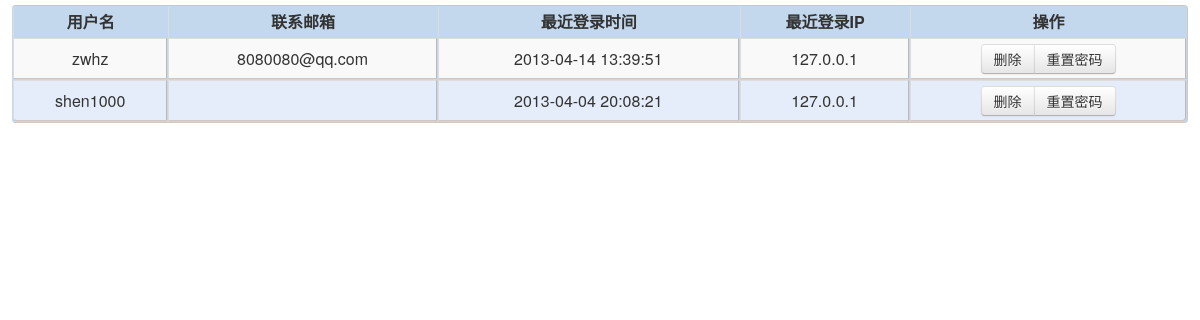
The page /mangerUser.php (signed in) on the database its author committed.
### tables this page shows
CREATE TABLE `user` (
  `id` int(11) NOT NULL AUTO_INCREMENT,
  `username` varchar(255) NOT NULL,
  `password` varchar(255) NOT NULL,
  `nickName` varchar(45) DEFAULT NULL,
  `email` varchar(45) DEFAULT NULL,
  `lev` int(11) DEFAULT '2',
  PRIMARY KEY (`id`)
);

### inc/init.php (called while the page is built, shortened)
<?php
$conn = false;
$ret = connectDB();
function connectDB(){
	$result = @mysql_query("set names utf8");
	$result = @mysql_select_db(DB_NAME);
	return false;
}
function getLog($username){
	global $conn;
	$sql = "SELECT * FROM login_log WHERE login_name =  '$username' ORDER BY id DESC LIMIT 0 , 1";
	$result = @mysql_query($sql ,$conn);
	if($result && $row=@mysql_fetch_array($result)){
		$lastLoginDate = $row['login_time'];
		$lastLoginIp= $row['login_ip'];
	}else{
		$lastLoginDate = "无";
		$lastLoginIp = "无";
	}
	return 	array(
			'data' => $lastLoginDate,
			'ip' => $lastLoginIp
		    );
}
?>

### mangerUser.php (the view, shortened to what this page needs)
 <?php
	require_once("inc/init.php");
	include_once('inc/header.inc.php');
?>
<div>
	<table class="table table-striped table-bordered table-condensed tablesorter mytable">
		<thead>
			<tr>
				<th>用户名</th>
				<th>联系邮箱</th>
				<th>最近登录时间</th>
				<th>最近登录IP</th>
				<th>操作</th>
			</tr>
		</thead>
		<tbody>
		<?php
		if(!$conn || !$result || $ret){
			echo "<tr><td>".$ret["message"]."</td></tr>";
		}else{
			$sql = "SELECT * FROM user WHERE username != 'admin'";
			$result = @mysql_query($sql ,$conn);
			if(!$result){
				echo "<tr><td>数据库查询失败</td></tr>";
			}else{
				while($row=mysql_fetch_array($result)) {
					echo "<tr>";
					echo "<td>".$row["username"]."</td>";
					echo "<td>".$row["email"]."</td>";
					$log = getLog($row["username"]);
					echo "<td>".$log['data']."</td>";
					echo "<td>".$log['ip']."</td>";
					echo "<td><div class='btn-group'  data-toggle='buttons-radio'><button class='btn' onclick=\"deleteUser('".$row["username"]."');\">删除</button><button class='btn' onclick=\"resetPassword('".$row["username"]."');\">重置密码</button></div></td>";
					echo "</tr>";
				}
			}
		}
		?>
		</tbody>
	</table>
 </div>
 <?php
	include_once('inc/footer.inc.php');
?>

### css/main.css (style rules this page uses)
html, body, div, span, applet, object, iframe, h1, h2, h3, h4, h5, h6, p, blockquote, pre, a, abbr, acronym, address, big, cite, code, del, dfn, em, font, img, ins, kbd, q, s, samp, small, strike, strong, sub, sup, tt, var, b, u, i, center, dl, dt, dd, ol, ul, li, fieldset, form, label, legend, table, caption, tbody, tfoot, thead, tr, th, td { margin: 0; padding: 0; border: 0; outline: 0; font-size: 100%; vertical-align: baseline; background: transparent; }
.mytable { width: 98%; -webkit-margin-start: auto; -webkit-margin-end: auto; border-spacing: 1px; border-color: rgb(202, 200, 200); background-color: rgb(196, 216, 237); }
.mytable, .mytable tr, .mytable tr td, .mytable tr th { text-align:center; vertical-align: middle; border-bottom-color: rgb(202, 200, 200); }
.mytable tr { height:30px; }
.mytable td { height:30px; padding-top:5px; background-color:#E4EDF9; border-bottom: 1px solid rgb(192, 182, 182); border-right: 1px solid rgb(192, 182, 182); }

### rows shown on the page
user: username "zwhz", email "8080080@qq.com", login_log.login_time "2013-04-14 13:39:51", login_log.login_ip "127.0.0.1"
user: username "shen1000", login_log.login_time "2013-04-04 20:08:21", login_log.login_ip "127.0.0.1"
